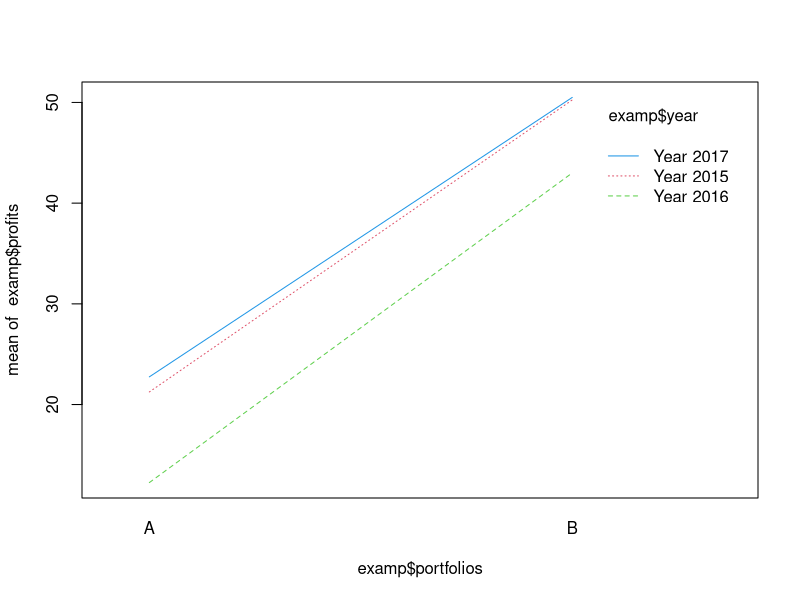
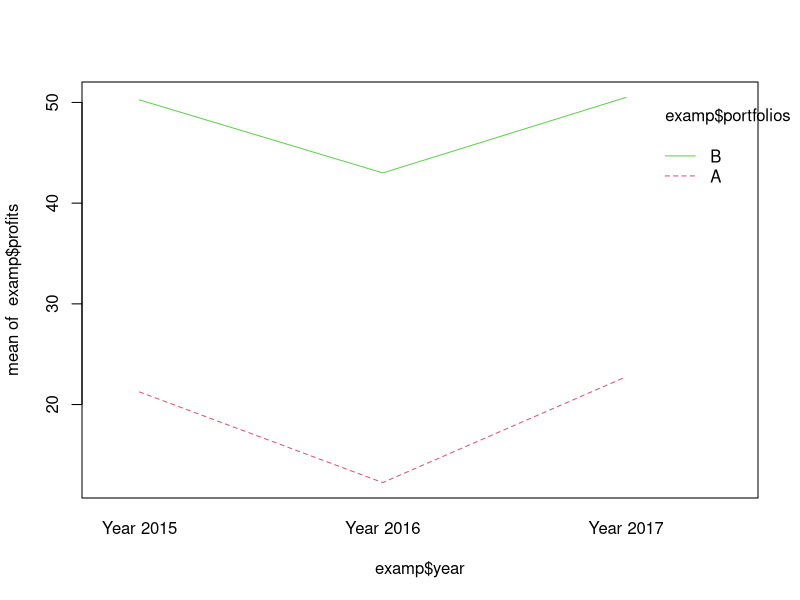

Write the R code that produced these figures, in order.
instruments<-c(50,52,54,53,51,65,66,69,64,68,30,32,34,33,31)
portfolios<-factor(rep(LETTERS[1:3],c(5,5,5)))
data.frame(portfolios,instruments)
examp<-data.frame(portfolios,instruments)
summary(aov(instruments~portfolios,examp))


profits<-c(19,24,28,14,50,52,48,51,14,12,17,6,43,45,42,42,23,30,26,12,48,50,51,53)

year<-factor(rep(c("Year 2015","Year 2016","Year 2017"),c(8,8,8)))

portfolios<-factor(rep(LETTERS[1:2],c(4,4)))
examp<-data.frame(year,portfolios,profits)
examp
summary(aov(profits~year+portfolios+year*portfolios,examp))

tapply(examp$profits,list(examp$year,examp$portfolios),mean)
tapply(examp$profits,examp$year,mean)
tapply(examp$profits,examp$portfolios,mean)

col1<-c(2,3,4)
interaction.plot(examp$portfolios,examp$year,examp$profits,fun=mean,col=col1)



col2<-c(2,3,4)
interaction.plot(examp$year,examp$portfolios,examp$profits,fun=mean,col=col2)